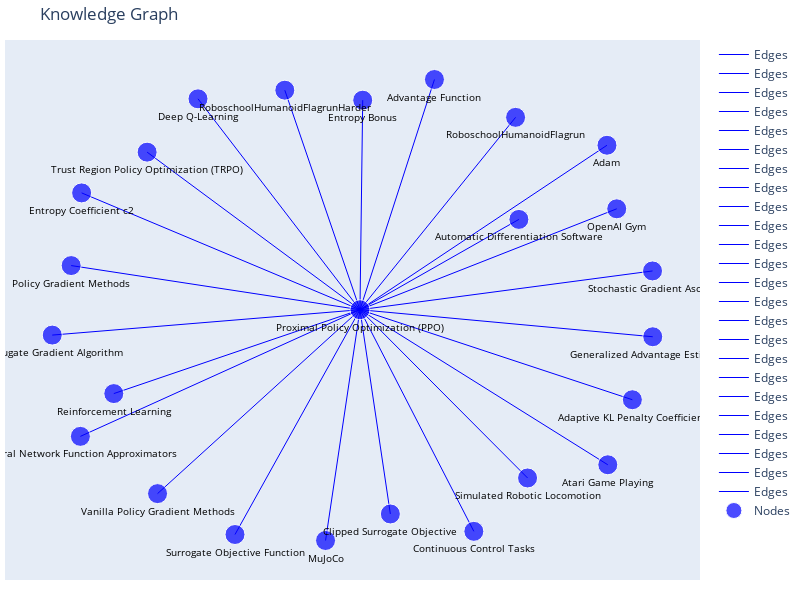

The notebook cell saved with this chart:
### Code cell
import json

raw_response = response.choices[0].message.content.strip()

# Find the first `{` and the last `}` to extract the valid JSON block
start = raw_response.find('{')
end = raw_response.rfind('}') + 1  # Include the closing }

# Slice and parse
json_text = raw_response[start:end]

try:
    parsed = json.loads(json_text)
    filtered_entities = set(parsed["filtered_entities"])
    filtered_relations = set(tuple(triplet) for triplet in parsed["filtered_relations"])
    print("✅ Parsed successfully.")
except json.JSONDecodeError as e:
    print("❌ JSON parsing failed:", e)
    print("Extracted JSON:\n", repr(json_text))

graph.entities = list(filtered_entities)
graph.relations = list(filtered_relations)
fig = create_simple_correct_visualization(graph)
fig.show()

### Figure 1 — Plotly figure (JSON) as saved in the notebook; plotly's stock layout.template omitted (floating-point values rounded to 4 significant figures)
{"data": [{"line": {"color": "blue", "width": 1}, "mode": "lines", "name": "Edges", "showlegend": true, "type": "scatter", "x": [-0.01286, 0.5247], "y": [-0.005772, -0.7126]}, {"line": {"color": "blue", "width": 1}, "mode": "lines", "name": "Edges", "showlegend": true, "type": "scatter", "x": [-0.01286, 0.8609], "y": [-0.005772, -0.3839]}, {"line": {"color": "blue", "width": 1}, "mode": "lines", "name": "Edges", "showlegend": true, "type": "scatter", "x": [-0.01286, -0.8025], "y": [-0.005772, -0.3581]}, {"line": {"color": "blue", "width": 1}, "mode": "lines", "name": "Edges", "showlegend": true, "type": "scatter", "x": [-0.01286, 0.226], "y": [-0.005772, 0.9617]}, {"line": {"color": "blue", "width": 1}, "mode": "lines", "name": "Edges", "showlegend": true, "type": "scatter", "x": [-0.01286, -0.00412], "y": [-0.005772, 0.8748]}, {"line": {"color": "blue", "width": 1}, "mode": "lines", "name": "Edges", "showlegend": true, "type": "scatter", "x": [-0.01286, 0.7821], "y": [-0.005772, -0.6572]}, {"line": {"color": "blue", "width": 1}, "mode": "lines", "name": "Edges", "showlegend": true, "type": "scatter", "x": [-0.01286, 0.9255], "y": [-0.005772, 0.1573]}, {"line": {"color": "blue", "width": 1}, "mode": "lines", "name": "Edges", "showlegend": true, "type": "scatter", "x": [-0.01286, 0.3524], "y": [-0.005772, -0.937]}, {"line": {"color": "blue", "width": 1}, "mode": "lines", "name": "Edges", "showlegend": true, "type": "scatter", "x": [-0.01286, -0.6622], "y": [-0.005772, -0.7785]}, {"line": {"color": "blue", "width": 1}, "mode": "lines", "name": "Edges", "showlegend": true, "type": "scatter", "x": [-0.01286, -0.9393], "y": [-0.005772, 0.1798]}, {"line": {"color": "blue", "width": 1}, "mode": "lines", "name": "Edges", "showlegend": true, "type": "scatter", "x": [-0.01286, -0.1233], "y": [-0.005772, -0.9755]}, {"line": {"color": "blue", "width": 1}, "mode": "lines", "name": "Edges", "showlegend": true, "type": "scatter", "x": [-0.01286, -0.9098], "y": [-0.005772, -0.5379]}, {"line": {"color": "blue", "width": 1}, "mode": "lines", "name": "Edges", "showlegend": true, "type": "scatter", "x": [-0.01286, -0.5325], "y": [-0.005772, 0.8804]}, {"line": {"color": "blue", "width": 1}, "mode": "lines", "name": "Edges", "showlegend": true, "type": "scatter", "x": [-0.01286, 0.9263], "y": [-0.005772, -0.1193]}, {"line": {"color": "blue", "width": 1}, "mode": "lines", "name": "Edges", "showlegend": true, "type": "scatter", "x": [-0.01286, 0.4863], "y": [-0.005772, 0.8026]}, {"line": {"color": "blue", "width": 1}, "mode": "lines", "name": "Edges", "showlegend": true, "type": "scatter", "x": [-0.01286, 0.08456], "y": [-0.005772, -0.864]}, {"line": {"color": "blue", "width": 1}, "mode": "lines", "name": "Edges", "showlegend": true, "type": "scatter", "x": [-0.01286, -0.6956], "y": [-0.005772, 0.6564]}, {"line": {"color": "blue", "width": 1}, "mode": "lines", "name": "Edges", "showlegend": true, "type": "scatter", "x": [-0.01286, -1], "y": [-0.005772, -0.1123]}, {"line": {"color": "blue", "width": 1}, "mode": "lines", "name": "Edges", "showlegend": true, "type": "scatter", "x": [-0.01286, -0.254], "y": [-0.005772, 0.9168]}, {"line": {"color": "blue", "width": 1}, "mode": "lines", "name": "Edges", "showlegend": true, "type": "scatter", "x": [-0.01286, 0.7794], "y": [-0.005772, 0.6853]}, {"line": {"color": "blue", "width": 1}, "mode": "lines", "name": "Edges", "showlegend": true, "type": "scatter", "x": [-0.01286, -0.4138], "y": [-0.005772, -0.9503]}, {"line": {"color": "blue", "width": 1}, "mode": "lines", "name": "Edges", "showlegend": true, "type": "scatter", "x": [-0.01286, -0.9058], "y": [-0.005772, 0.4852]}, {"line": {"color": "blue", "width": 1}, "mode": "lines", "name": "Edges", "showlegend": true, "type": "scatter", "x": [-0.01286, 0.8107], "y": [-0.005772, 0.4183]}, {"line": {"color": "blue", "width": 1}, "mode": "lines", "name": "Edges", "showlegend": true, "type": "scatter", "x": [-0.01286, 0.4969], "y": [-0.005772, 0.3738]}, {"marker": {"color": ["blue", "blue", "blue", "blue", "blue", "blue", "blue", "blue", "blue", "blue", "blue", "blue", "blue", "blue", "blue", "blue", "blue", "blue", "blue", "blue", "blue", "blue", "blue", "blue", "blue"], "size": [20, 20, 20, 20, 20, 20, 20, 20, 20, 20, 20, 20, 20, 20, 20, 20, 20, 20, 20, 20, 20, 20, 20, 20, 20]}, "mode": "markers+text", "name": "Nodes", "showlegend": true, "text": ["Stochastic Gradient Ascent", "Conjugate Gradient Algorithm", "Continuous Control Tasks", "Surrogate Objective Function", "Automatic Differentiation Software", "Advantage Function", "Atari Game Playing", "Reinforcement Learning", "Proximal Policy Optimization (PPO)", "Policy Gradient Methods", "Deep Q-Learning", "OpenAI Gym", "Adaptive KL Penalty Coefficient", "Entropy Coefficient c2", "Trust Region Policy Optimization (TRPO)", "Simulated Robotic Locomotion", "Clipped Surrogate Objective", "Entropy Bonus", "MuJoCo", "Vanilla Policy Gradient Methods", "RoboschoolHumanoidFlagrun", "RoboschoolHumanoidFlagrunHarder", "Generalized Advantage Estimation", "Neural Network Function Approximators", "Adam"], "textfont": {"color": "black", "size": 10}, "textposition": "bottom center", "type": "scatter", "x": [0.9255, -1, 0.3524, -0.4138, 0.4969, 0.226, 0.7821, -0.8025, -0.01286, -0.9393, -0.5325, 0.8107, 0.8609, -0.9058, -0.6956, 0.5247, 0.08456, -0.00412, -0.1233, -0.6622, 0.4863, -0.254, 0.9263, -0.9098, 0.7794], "y": [0.1573, -0.1123, -0.937, -0.9503, 0.3738, 0.9617, -0.6572, -0.3581, -0.005772, 0.1798, 0.8804, 0.4183, -0.3839, 0.4852, 0.6564, -0.7126, -0.864, 0.8748, -0.9755, -0.7785, 0.8026, 0.9168, -0.1193, -0.5379, 0.6853]}], "layout": {"height": 600, "hovermode": "closest", "margin": {"b": 20, "l": 5, "r": 5, "t": 40}, "showlegend": true, "title": {"text": "Knowledge Graph"}, "width": 800, "xaxis": {"showgrid": false, "showticklabels": false, "zeroline": false}, "yaxis": {"showgrid": false, "showticklabels": false, "zeroline": false}}}
